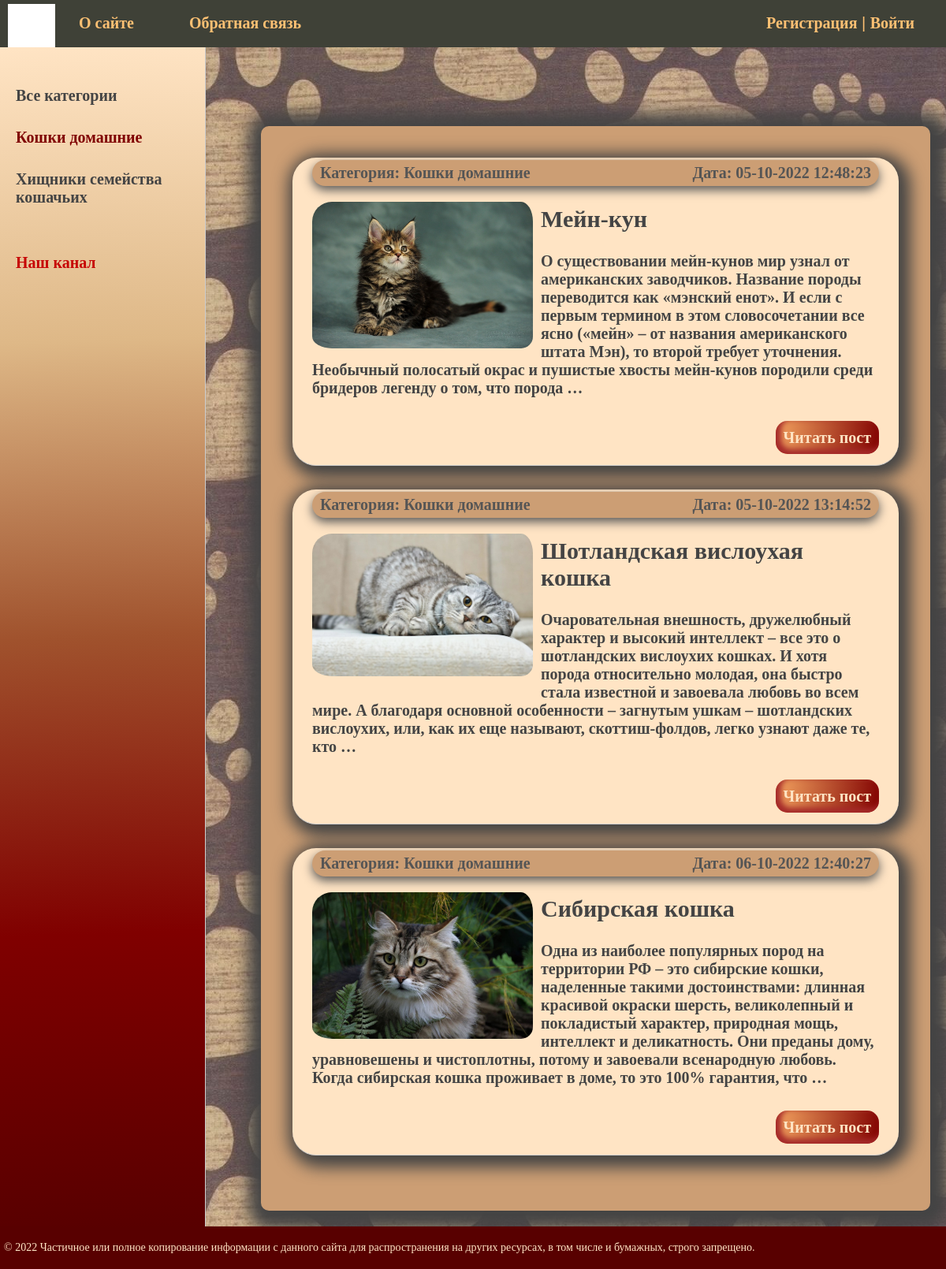
Screenshot of /category/koshki-domashnie/ with the database file from the repository.
### cats/models.py (models this page shows, shortened)
class Category(models.Model):
    name = models.CharField(max_length=100, db_index=True, verbose_name="Категория")
    slug = models.SlugField(max_length=255, unique=True, db_index=True, verbose_name='URL')
    def __str__(self):
        return self.name
    def get_absolute_url(self):
        return reverse('category', kwargs={'cat_slug': self.slug})
    class Meta:
        verbose_name = 'Категория'
        verbose_name_plural = 'Категории'
        ordering = ['id']

class Cats(models.Model):
    title = models.CharField(max_length=255, verbose_name="Заголовок")
    slug = models.SlugField(max_length=255, unique=True, db_index=True, verbose_name='URL')
    content = models.TextField(blank=True, verbose_name="Текст статьи")
    photo = models.ImageField(upload_to="photos/%Y/%m/%d/", verbose_name="Фото")
    time_create = models.DateTimeField(auto_now_add=True, verbose_name="Время создания")
    time_update = models.DateTimeField(auto_now=True, verbose_name="Время изменения")
    is_published = models.BooleanField(default=True, verbose_name="Публикация")
    cat = models.ForeignKey('Category', on_delete=models.PROTECT, verbose_name="Категории")
    def get_absolute_url(self):
        return reverse('post', kwargs={'post_slug': self.slug})
    class Meta:
        verbose_name = 'Кошки и хищники семейства кошачьих'
        verbose_name_plural = 'Кошки и хищники семейства кошачьих'
        ordering = ['time_create', 'title']

### cats/views.py (the view)
# urls.py: path('category/<slug:cat_slug>/', CatsCategory.as_view(), name='category'),
class CatsCategory(DataMixin, ListView):
    model = Cats
    template_name = 'cats/index.html'
    context_object_name = 'posts'
    allow_empty = False
    def get_queryset(self):
        return Cats.objects.filter(cat__slug=self.kwargs['cat_slug'], is_published=True)
    def get_context_data(self, *, object_list=None, **kwargs):
        context = super().get_context_data(**kwargs)
        c_def = self.get_user_context(title='Категория - ' + str(context['posts'][0].cat),
                                      cat_selected=context['posts'][0].cat_id)
        return dict(list(context.items()) + list(c_def.items()))

### cats/utils.py (called while the page is built)
    def get_user_context(self, **kwargs):
        context = kwargs
        cats = Category.objects.annotate(Count('cats'))
        user_menu = menu.copy()
        if not self.request.user.is_authenticated:
            user_menu.pop(1)
        context['menu'] = user_menu
        context['cats'] = cats
        if 'cat_selected' not in context:
            context['cat_selected'] = 0
        return context

### cats/templates/cats/index.html (shortened to what this page needs)
{% extends 'cats/base.html' %}
{% block content %}
<ul class="list-articles">
	{% for p in posts %}
			<li><div class="article-panel">
	<p class="first">Категория: {{p.cat}}</p>
	<p class="last">Дата: {{p.time_update|date:"d-m-Y H:i:s"}}</p>
</div>
{% if p.photo %}
	<p><img class="img-article-left thumb" src="{{p.photo.url}}"></p>
{% endif %}
				<h2>{{p.title}}</h2>
	{% autoescape on %}
	{{p.content|linebreaks|truncatewords:50}}
	{% endautoescape %}
			<p class="link-read-post"><a href="{{ p.get_absolute_url }}">Читать пост</a></p>
			</li>
	{% endfor %}
</ul>
{% endblock %}

### cats/templates/cats/base.html (shortened to what this page needs)
{% load static %}
{% load cats_tags %}
<!DOCTYPE html>
<html lang="en">
<head>
    <link type="text/css" rel="stylesheet" href="{% static 'cats/css/style.css' %}">
</head>
<body>
<table class="table-page" border=0 cellpadding="0" cellspacing="0">
<tr><td valign=top>
{% block mainmenu %}
		<div class="header">
			<ul id="mainmenu" class="mainmenu">
			<li class="logo"><a href="{% url 'home' %}"><div class="logo"></div></a></li>
{% for m in menu %}
			<li><a href="{% url m.url_name %}">{{m.title}}</a></li>
{% endfor %}
				<li class="last"><a href="{% url 'register' %}">Регистрация</a> | <a href="{% url 'login' %}">Войти</a></li>
			</ul>
		</div>
{% endblock mainmenu %}
<table class="table-content" border=0 cellpadding="0" cellspacing="0">
<tr>
	<td valign="top" class="left-chapters">
	<ul id="leftchapters">
{% if cat_selected == 0 %}
		<li class="selected">Все категории</li>
{% else %}
		<li><a href="{% url 'home' %}">Все категории</a></li>
{% endif %}
{% for c in cats %}
{% if c.cats__count > 0 %}
	{% if c.pk == cat_selected %}
		<li class="selected">{{c.name}}</li>
	{% else %}
		<li><a href="{{ c.get_absolute_url }}">{{c.name}}</a></li>
	{% endif %}
{% endif %}
{% endfor %}
		<li class="share">
		<p>Наш канал</p>
		<a class="share-yt" href="https://www.youtube.com/" target="_blank" rel="nofollow"></a>
		</li>
	</ul>
</td>
<td valign="top" class="content">
	<div class="content-text">
{% block content %}
{% endblock %}
	</div>
</td></tr></table>
</td></tr>
<tr><td valign=top>
	<div id="footer">
		<p>&copy; 2022 Частичное или полное копирование информации с данного сайта для распространения на других ресурсах, в том числе и бумажных, строго запрещено.</p>
	</div>
</td></tr></table>
</body>
</html>

### cats/static/cats/css/style.css (style rules this page uses)
html, body { font-family: 'Arial'; margin: 0; padding: 0; height: 100%; width: 100%; color: #444; }
a { text-decoration: none; color: #444444; }
img.img-article-left { max-width: 450px; float: left; padding: 0 10px 10px 0; border-radius: 25px; }
img.img-article-left.thumb { max-width: 280px; }
p.link-read-post { text-align: right; }
p.link-read-post a { padding: 10px; min-width: 100px; background: linear-gradient(100deg, #F4A460, #800000); color: #FFE4C4; text-decoration: none; border-radius: 15px; box-shadow: inset 5px -4px 7px 2px brown; }
div.article-panel { padding: 5px 10px 5px 10px; box-sizing: border-box; overflow: hidden; background-color: #cc9e74; color: #555; border-radius: 25px; box-shadow: 0px 5px 13px 0px; }
div.article-panel p.first { margin: 0; float: left; }
div.article-panel p.last { margin: 0; float: right; }
ul.list-articles { list-style: none; margin: 0; padding: 0; }
ul.list-articles li { border-bottom: 1px solid #ccc; background: #FFE4C4; border-radius: 30px; padding: 3px 25px; margin-bottom: 30px; box-shadow: 5px 5px 20px 10px; }
.table-page { width: 100%; height: 100%; vertical-align: top; }
.table-page tr { height: 100%; }
.header { background: #3F4137; height: 60px; }
.logo { background: url('../images/logo.jpg') no-repeat 10px 5px; width: 70px; height: 60px; }
ul.mainmenu { list-style: none; margin: 0; padding: 0; height: 60px; color: #fdc073; font-size: 20px; overflow: hidden; }
ul.mainmenu li { float: left; margin: 18px 40px 0 30px; }
ul.mainmenu li.logo { margin: 0; }
ul.mainmenu li.last { float: right; }
ul.mainmenu li a { color: #fdc073; text-decoration: none; font-family: cursive; font-weight: bold; }
.table-content { width: 100%; min-height: 100%; height: 100%; }
.left-chapters { margin: 0; background: linear-gradient(358deg,#580000, #800000, #A0522D, #DEB887, #FFE4C4 );; border-right: 1px solid #ccc; min-height: 100%; }
.left-chapters ul { width: 230px; min-height: 100%; margin: 0; padding: 20px 10px 10px 20px; list-style: none; font-size: 20px; font-family: cursive; font-weight: bold; }
.left-chapters ul li { margin: 30px 0 0 0; color: #c60505; }
.left-chapters ul li.selected { color: #800000; }
.left-chapters ul li a { color: #444; text-decoration: none; }
.left-chapters ul li.share { margin: 60px 0 0 0; }
.left-chapters ul li.share p { margin: 30px 0 30px 0; }
.left-chapters ul li.share a { display: inline-block; width: 40px; height: 40px; margin: 0 20px 0 0; }
.left-chapters ul li.share a.share-yt { width: 100%; height: 30px; background: url('../images/share_yt.png') no-repeat 0 0 }
.content { padding: 40px 20px 20px 40px; width: 100%; background-image: url('../images/background.jpg'); box-sizing: border-box; }
.content-text { margin: 60px 0 0 30px; font-size: 20px; font-family: cursive; font-weight: bold; padding: 40px 40px; border-radius: 10px; box-shadow: 4px 4px 20px 20px; background-color: #cc9e74; }
#footer { background: #580000; padding: 5px; color: #ffe4c4; font-size: 14px; font-family: cursive; text-align: left; }

### rows the page displays
Category: name "Кошки домашние"
Category: name "Хищники семейства кошачьих"
Cats: cat "Кошки домашние", time_update "05-10-2022 12:48:23", photo (picture), title "Мейн-кун", content "О существовании мейн-кунов мир узнал от американских заводчиков. Название породы переводится как «мэнский енот». И если с первым термином в этом словосочетании все ясно («мейн» – от названия американского штата Мэн), то второй требует уточнения. Необычный полосатый окрас и пушистые хвосты мейн-кунов породили среди бридеров легенду о том, что порода …"
Cats: cat "Кошки домашние", time_update "05-10-2022 13:14:52", photo (picture), title "Шотландская вислоухая кошка", content "Очаровательная внешность, дружелюбный характер и высокий интеллект – все это о шотландских вислоухих кошках. И хотя порода относительно молодая, она быстро стала известной и завоевала любовь во всем мире. А благодаря основной особенности – загнутым ушкам – шотландских вислоухих, или, как их еще называют, скоттиш-фолдов, легко узнают даже те, кто …"
Cats: cat "Кошки домашние", time_update "06-10-2022 12:40:27", photo (picture), title "Сибирская кошка", content "Одна из наиболее популярных пород на территории РФ – это сибирские кошки, наделенные такими достоинствами: длинная красивой окраски шерсть, великолепный и покладистый характер, природная мощь, интеллект и деликатность. Они преданы дому, уравновешены и чистоплотны, потому и завоевали всенародную любовь. Когда сибирская кошка проживает в доме, то это 100% гарантия, что …"

### other values shown
{{ m.title }} "О сайте" "Обратная связь"
